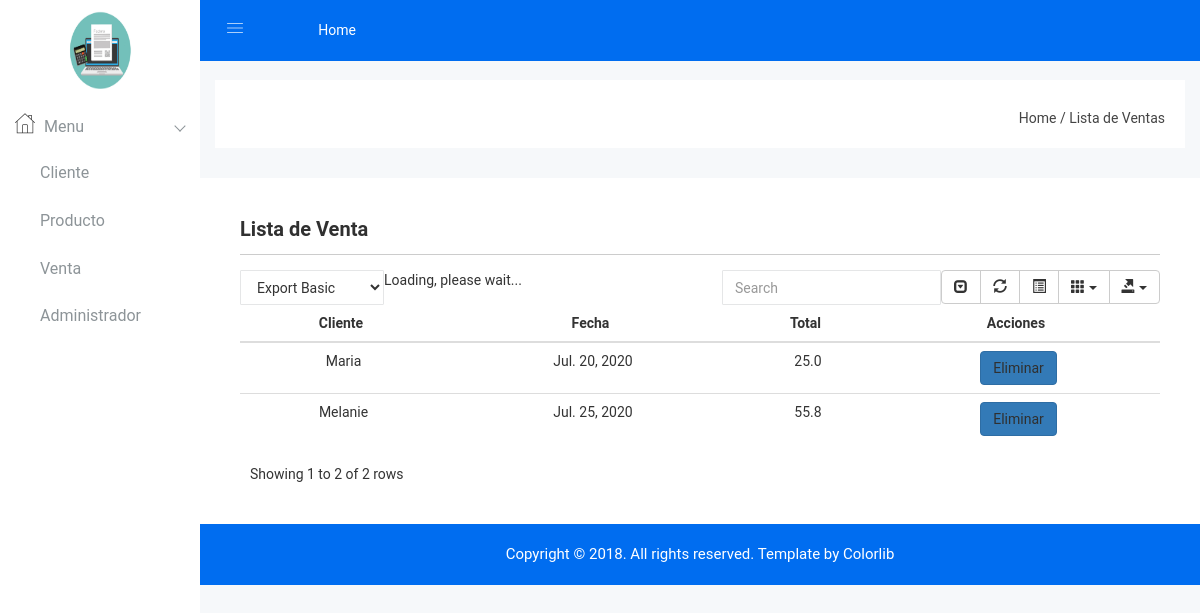
Page /listarventa/ on the committed database.
### Tarea2/models.py (models this page shows)
class Factura(models.Model):
    cliente = models.ForeignKey(Cliente, on_delete=models.CASCADE)
    fecha = models.DateField()
    total = models.FloatField(default=0)

class Cliente(models.Model):
    ruc = models.CharField(max_length=13)
    nombre = models.CharField(max_length=300)
    direccion = models.TextField(blank=True, null=True)
    producto = models.ManyToManyField(Producto)

### Tarea2/views.py (the view)
# urls.py: path('listarventa/', listarfactura, name='listarfactura'),
def listarfactura(request):
    factura = Factura.objects.all()
    opciones = {'Menu': 'Menu Principal',
                'Contacto': 'Lista de Factura', 'Acerca': 'Acerca del Blog', 'facturas': factura}
    return render(request, 'listarfactura.html', opciones)

### templates/listarfactura.html (shortened to what this page needs)
<!doctype html>
{% load static %}
<html class="no-js" lang="es">
<head>
    <link rel="stylesheet" href="{% static 'css/bootstrap.min.css' %}">
    <link rel="stylesheet" href="{% static 'css/font-awesome.min.css' %}">
    <link rel="stylesheet" href="{% static 'css/animate.css' %}">
    <link rel="stylesheet" href="{% static 'css/normalize.css' %}">
    <link rel="stylesheet" href="{% static 'css/meanmenu.min.css' %}">
    <link rel="stylesheet" href="{% static 'css/main.css' %}">
    <link rel="stylesheet" href="{% static 'css/educate-custon-icon.css' %}">
    <link rel="stylesheet" href="{% static 'css/metisMenu/metisMenu.min.css' %}">
    <link rel="stylesheet" href="{% static 'css/metisMenu/metisMenu-vertical.css' %}">
    <link rel="stylesheet" href="{% static 'style.css' %}">
    <link rel="stylesheet" href="{% static 'css/responsive.css' %}">
</head>
<body>
<div class="left-sidebar-pro">
    <nav id="sidebar" class="">
        <div class="sidebar-header">
            <a href="index.html"><img style="height: 100px; width: 100px" class="main-logo"
                                      src="{% static 'img/logo/logof.jpg' %}" alt=""/></a>
        </div>
        <div class="left-custom-menu-adp-wrap comment-scrollbar">
            <nav class="sidebar-nav left-sidebar-menu-pro">
                <ul class="metismenu" id="menu1">
                    <li class="active">
                        <a class="has-arrow" href="index.html">
                            <span class="educate-icon educate-home icon-wrap"></span>
                            <span class="mini-click-non">Menu</span>
                        </a>
                        <ul class="submenu-angle" aria-expanded="true">
                            <li><a title="Cliente" href="/"><span class="mini-sub-pro">Cliente</span></a>
                            </li>
                            <li><a title="Producto" href="/listarproducto/"><span
                                    class="mini-sub-pro">Producto</span></a>
                            </li>
                            <li><a title="Venta" href="/listarventa/"><span class="mini-sub-pro">Venta</span></a>
                            </li>
                            <li><a title="Venta" href="/admin/"><span class="mini-sub-pro">Administrador</span></a>
                            </li>
                        </ul>
                    </li>
                </ul>
            </nav>
        </div>
    </nav>
</div>
<div class="all-content-wrapper">
    <div class="container-fluid">
        <div class="row">
            <div class="col-lg-12 col-md-12 col-sm-12 col-xs-12">
                <div class="logo-pro">
                    <a href="index.html"><img class="main-logo" src="{% static 'img/logo/logo.png' %}" alt=""/></a>
                </div>
            </div>
        </div>
    </div>
    <div class="header-advance-area">
        <div class="header-top-area">
            <div class="container-fluid">
                <div class="row">
                    <div class="col-lg-12 col-md-12 col-sm-12 col-xs-12">
                        <div class="header-top-wraper">
                            <div class="row">
                                <div class="col-lg-1 col-md-0 col-sm-1 col-xs-12">
                                    <div class="menu-switcher-pro">
                                        <button type="button" id="sidebarCollapse"
                                                class="btn bar-button-pro header-drl-controller-btn btn-info navbar-btn">
                                            <i class="educate-icon educate-nav"></i>
                                        </button>
                                    </div>
                                </div>
                                <div class="col-lg-6 col-md-7 col-sm-6 col-xs-12">
                                    <div class="header-top-menu tabl-d-n">
                                        <ul class="nav navbar-nav mai-top-nav">
                                            <li class="nav-item"><a href="#" class="nav-link">Home</a>
                                            </li>
                                        </ul>
                                    </div>
                                </div>
                            </div>
                        </div>
                    </div>
                </div>
            </div>
        </div>
        <div class="breadcome-area">
            <div class="container-fluid">
                <div class="row">
                    <div class="col-lg-12 col-md-12 col-sm-12 col-xs-12">
                        <div class="breadcome-list">
                            <div class="row">
                                <div class="col-lg-12 col-md-12 col-sm-12 col-xs-12">
                                    <ul class="breadcome-menu">
                                        <li><a href="/">Home</a> <span class="bread-slash">/</span>
                                        </li>
                                        <li><span class="bread-blod">Lista de Ventas</span>
                                        </li>
                                    </ul>
                                </div>
                            </div>
                        </div>
                    </div>
                </div>
            </div>
        </div>
        <div class="analytics-sparkle-area">
            <div class="container-fluid">
                <div class="row">
                    <div class="analytics-sparkle-line reso-mg-b-30">
                        <div class="analytics-content">
                            <div class="sparkline13-list">
                                <div class="sparkline13-hd">
                                    <div class="main-sparkline13-hd">
                                        <h1>Lista <span class="table-project-n">de</span> Venta</h1>
                                    </div>
                                    <hr/>
                                </div>
                                <div class="sparkline13-graph">
                                    <div class="datatable-dashv1-list custom-datatable-overright">
                                        <div id="toolbar">
                                            <select class="form-control dt-tb">
                                                <option value="">Export Basic</option>
                                            </select>
                                        </div>
                                        <table id="table" data-toggle="table" data-pagination="true" data-search="true"
                                               data-show-columns="true" data-show-pagination-switch="true"
                                               data-show-refresh="true" data-key-events="true" data-show-toggle="true"
                                               data-resizable="true" data-cookie="true"
                                               data-cookie-id-table="saveId" data-show-export="true"
                                               data-click-to-select="true" data-toolbar="#toolbar">
                                            <thead>
                                            <tr>
                                                <th>
                                                    <center>Cliente</center>
                                                </th>
                                                <th>
                                                    <center>Fecha</center>
                                                </th>
                                                <th>
                                                    <center>Total</center>
                                                </th>
                                                <th>
                                                    <center>Acciones</center>
                                                </th>
                                            </tr>
                                            </thead>
                                            <body>
                                            {% for factura in facturas %}
                                                <tr>
                                                    <td>
                                                        <center>{{ factura.cliente.nombre }}</center>
                                                    </td>
                                                    <td>
                                                        <center>{{ factura.fecha }}</center>
                                                    </td>
                                                    <td>
                                                        <center>{{ factura.total }}</center>
                                                    </td>
                                                    <td>
                                                        <center>
                                                            <ul>
                                                                <l1><a class="btn btn-primary"
                                                                       href="{% url 'eliminarventa' factura.id %}">Eliminar</a>
                                                                </l1>
                                                            </ul>
                                                        </center>
                                                    </td>
                                                </tr>
                                            {% endfor %}
                                            </body>
                                        </table>
                                    </div>
                                </div>
                            </div>
                        </div>
                    </div>
                </div>
            </div>
        </div>
        <div class="footer-copyright-area">
            <div class="container-fluid">
                <div class="row">
                    <div class="col-lg-12">
                        <div class="footer-copy-right">
                            <p>Copyright © 2018. All rights reserved. Template by <a
                                    href="https://colorlib.com/wp/templates/">Colorlib</a></p>
                        </div>
                    </div>
                </div>
            </div>
        </div>
    </div>
</div>
</body>
</html>

### static/css/main.css (style rules this page uses)
html { color: #222; font-size: 1em; line-height: 1.4; }
hr { display: block; height: 1px; border: 0; border-top: 1px solid #ccc; margin: 1em 0; padding: 0; }
audio, canvas, iframe, img, svg, video { vertical-align: middle; }

### static/css/metisMenu/metisMenu-vertical.css (style rules this page uses)
.sidebar-nav { background: #fff; }
.sidebar-nav ul { padding: 0; margin: 0; list-style: none; background: #f5f5f5; }
.sidebar-nav .metismenu { background: #fff; display: -webkit-box; display: -ms-flexbox; display: flex; -webkit-box-orient: vertical; -webkit-box-direction: normal; -ms-flex-direction: column; flex-direction: column; }
.sidebar-nav .metismenu li + li { margin-top: 5px; }
.sidebar-nav .metismenu li:last-child { margin-bottom: 5px; }
.sidebar-nav .metismenu > li { display: -webkit-box; display: -ms-flexbox; display: flex; -webkit-box-orient: vertical; -webkit-box-direction: normal; -ms-flex-direction: column; flex-direction: column; position: relative; }
.sidebar-nav .metismenu a { position: relative; display: block; padding: 13px 15px; color: #444; outline-width: 0; transition: all .3s ease-out; font-size:16px; font-weight:400; }
.sidebar-nav .metismenu ul a { padding: 10px 15px 10px 40px; }
.sidebar-nav .metismenu li .icon-wrap { margin-right:5px; font-size:20px; color:#303030; }

### rows in the picture
Factura: cliente.nombre "Maria", fecha "Jul. 20, 2020", total "25.0"
Factura: cliente.nombre "Melanie", fecha "Jul. 25, 2020", total "55.8"
